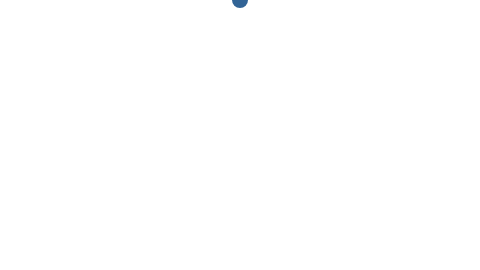
Frame 1 (no input)
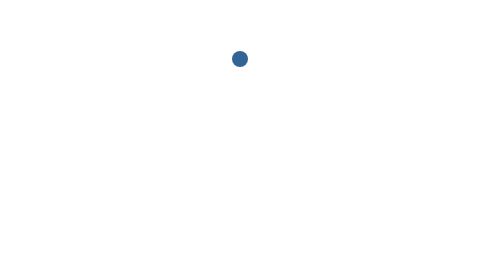
Frame 60 (no input)
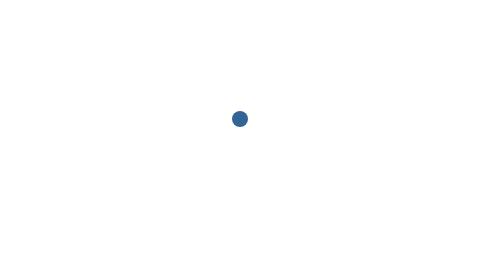
Frame 120 (the mouse pressed at the canvas centre since frame 60)

The p5.js sketch that drew these frames (run headless with seeded random() and noise() and a simulated clock; from frame 60 on, the mouse is pressed at the canvas centre):

// p5.js sketch
// ── sketch.js
// Learning Processing
// Daniel Shiffman
// http://www.learningprocessing.com

// Example 10-6: Simple raindrop behavior

// Variables for drop location
var x, y; 

function setup() {
  createCanvas(480, 270);
  background(0);
  x = width/2;
  y = 0;
}

function draw() {
  background(255);
  // Display the drop
  fill(50, 100, 150);
  noStroke();
  ellipse(x, y, 16, 16);
  // Move the drop
  y++ ;
}
